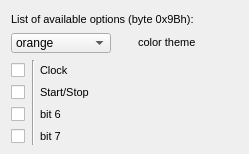
   <widget class="QWidget" name="b09D">
    <attribute name="title">
     <string>Byte 9Bh</string>
    </attribute>
    <widget class="Line" name="line_3">
     <property name="geometry">
      <rect>
       <x>23</x>
       <y>60</y>
       <width>20</width>
       <height>85</height>
      </rect>
     </property>
     <property name="orientation">
      <enum>Qt::Vertical</enum>
     </property>
    </widget>
    <widget class="QLabel" name="label_43">
     <property name="geometry">
      <rect>
       <x>11</x>
       <y>11</y>
       <width>229</width>
       <height>16</height>
      </rect>
     </property>
     <property name="font">
      <font>
       <pointsize>8</pointsize>
      </font>
     </property>
     <property name="text">
      <string>List of available options (byte 0x9Bh):</string>
     </property>
     <property name="alignment">
      <set>Qt::AlignLeading|Qt::AlignLeft|Qt::AlignVCenter</set>
     </property>
    </widget>
    <widget class="QLabel" name="label_39">
     <property name="geometry">
      <rect>
       <x>138</x>
       <y>34</y>
       <width>89</width>
       <height>16</height>
      </rect>
     </property>
     <property name="font">
      <font>
       <pointsize>8</pointsize>
      </font>
     </property>
     <property name="text">
      <string>color theme</string>
     </property>
    </widget>
    <widget class="QComboBox" name="theme">
     <property name="geometry">
      <rect>
       <x>11</x>
       <y>33</y>
       <width>100</width>
       <height>20</height>
      </rect>
     </property>
     <item>
      <property name="text">
       <string>orange</string>
      </property>
     </item>
     <item>
      <property name="text">
       <string>black</string>
      </property>
     </item>
     <item>
      <property name="text">
       <string>techno black</string>
      </property>
     </item>
     <item>
      <property name="text">
       <string>blue</string>
      </property>
     </item>
     <item>
      <property name="text">
       <string>toffee</string>
      </property>
     </item>
    </widget>
    <widget class="QLabel" name="label_46">
     <property name="geometry">
      <rect>
       <x>40</x>
       <y>62</y>
       <width>188</width>
       <height>16</height>
      </rect>
     </property>
     <property name="font">
      <font>
       <pointsize>8</pointsize>
      </font>
     </property>
     <property name="text">
      <string>Clock</string>
     </property>
    </widget>
    <widget class="QCheckBox" name="clock">
     <property name="enabled">
      <bool>true</bool>
     </property>
     <property name="geometry">
      <rect>
       <x>11</x>
       <y>62</y>
       <width>16</width>
       <height>16</height>
      </rect>
     </property>
     <property name="text">
      <string/>
     </property>
     <property name="checked">
      <bool>false</bool>
     </property>
    </widget>
    <widget class="QLabel" name="label_40">
     <property name="geometry">
      <rect>
       <x>40</x>
       <y>84</y>
       <width>189</width>
       <height>16</height>
      </rect>
     </property>
     <property name="font">
      <font>
       <pointsize>8</pointsize>
      </font>
     </property>
     <property name="text">
      <string>Start/Stop</string>
     </property>
     <property name="alignment">
      <set>Qt::AlignLeading|Qt::AlignLeft|Qt::AlignVCenter</set>
     </property>
    </widget>
    <widget class="QCheckBox" name="startbutton">
     <property name="geometry">
      <rect>
       <x>11</x>
       <y>84</y>
       <width>16</width>
       <height>16</height>
      </rect>
     </property>
     <property name="text">
      <string/>
     </property>
    </widget>
    <widget class="QLabel" name="label_45">
     <property name="geometry">
      <rect>
       <x>40</x>
       <y>106</y>
       <width>31</width>
       <height>16</height>
      </rect>
     </property>
     <property name="font">
      <font>
       <pointsize>8</pointsize>
      </font>
     </property>
     <property name="text">
      <string>bit 6</string>
     </property>
     <property name="alignment">
      <set>Qt::AlignLeading|Qt::AlignLeft|Qt::AlignVCenter</set>
     </property>
    </widget>
    <widget class="QCheckBox" name="byte09Bhbit6">
     <property name="geometry">
      <rect>
       <x>11</x>
       <y>106</y>
       <width>16</width>
       <height>16</height>
      </rect>
     </property>
     <property name="text">
      <string/>
     </property>
    </widget>
    <widget class="QLabel" name="label_41">
     <property name="geometry">
      <rect>
       <x>40</x>
       <y>128</y>
       <width>31</width>
       <height>16</height>
      </rect>
     </property>
     <property name="font">
      <font>
       <pointsize>8</pointsize>
      </font>
     </property>
     <property name="text">
      <string>bit 7</string>
     </property>
     <property name="alignment">
      <set>Qt::AlignLeading|Qt::AlignLeft|Qt::AlignVCenter</set>
     </property>
    </widget>
    <widget class="QCheckBox" name="byte09Bhbit7">
     <property name="geometry">
      <rect>
       <x>11</x>
       <y>128</y>
       <width>16</width>
       <height>16</height>
      </rect>
     </property>
     <property name="text">
      <string/>
     </property>
    </widget>
   </widget>
